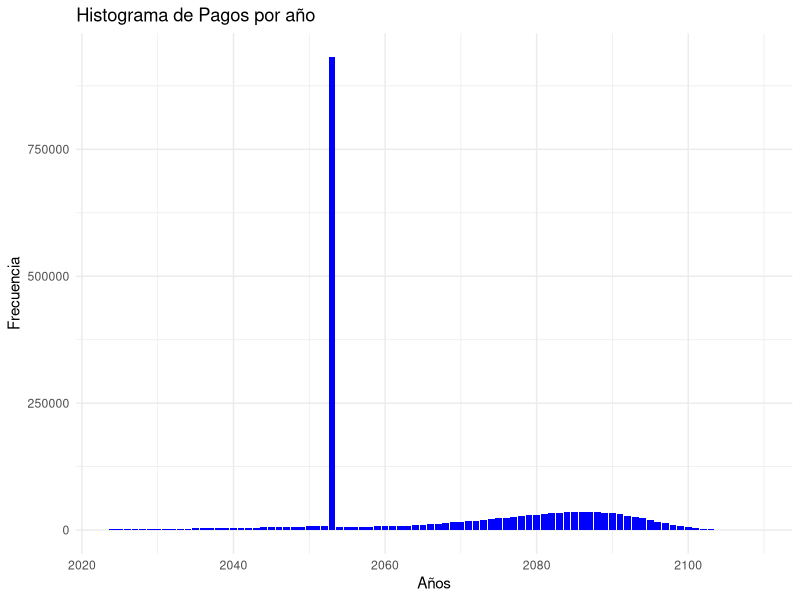
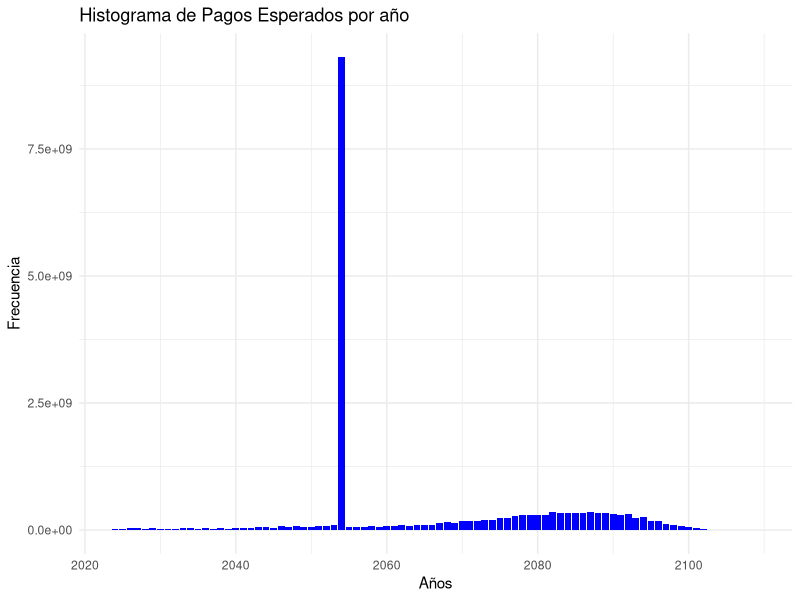

The R source for these figures, in order:
#-----------------------Ejercicio 5---------------------------------------------
library(readxl)
library(dplyr)
library(ggplot2)

tabla_vida <- read_excel("tavid2000-2150.xls",
                         col_types = c("numeric", "numeric", "numeric", 
                         "numeric", "numeric", "numeric", "numeric"))

#Se filtra la base de datos para obtener los datos de un hombre nacido en 1994 
#con edades mayor o igual a 30

datos <- subset(tabla_vida, sex == 1 & ynac == 1994 & edad >=30, select = c(edad,qx, year))

#Se crea una función que obtiene las probabilidades de sobrevivencia

px <- 1- datos$qx

#Se añaden las probabilidades de sobrevivencia a la base datos
datos$px <- px

#Se crea una función que obtiene n_p_30
n_p_30 <- c(0)

n_p_30_function <- function(px) {

  for (i in 1:length(px)) {
    resultado <-1
    for(j in 1: i){
      resultado <- resultado*px[j]
    }
    
    n_p_30[i] <- resultado
  }
  
  return(n_p_30)
}

n_p_30 <- n_p_30_function(px)

datos$n_p_30 <- n_p_30 

suma_asegurada_1 <- 10^6
suma_asegurada_2 <- 2*10^6


#----- Método determinista-----------------------------------------------------|

#se calculan los pagos esperados para cada año
qx<- datos$qx
pago_esperado <- c(0)
pago_esperado[1] <- suma_asegurada_2*qx[1]

#caso fallecimiento antes de los 60 años
for (i in 2: 29 ) {
    pago_esperado[i] <- suma_asegurada_2*n_p_30[i-1]*qx[i]
}

#caso sobrevive a los 60 años

pago_esperado[30] <-suma_asegurada_1*n_p_30[30]

#caso fallecimiento después de los 60 años

for (i in 1: (length(px)-30)) {
  pago_esperado[30+i] <- suma_asegurada_1*n_p_30[30+i-1]*qx[30+i]
}

datos$"Pago Esperado" <- pago_esperado
 

ggplot(data = datos, aes(x = year, y = `Pago Esperado`)) +  
  geom_bar(stat = "identity", fill = "blue") +  
  labs(title = "Histograma de Pagos por año", x = "Años", y = "Frecuencia")+
  theme_minimal()
 

#--------------------MCMC---------------------------------|   

#Se simulan diversas trayectorias de vida de la persona
set.seed(2901)
iteraciones=10^4
n=length(px)
pago <- rep(0, 86)

for (i in 1:iteraciones) {
  U <- runif(n)  # Se toman como probabilidades de muerte
  t <- 1
  cont <- 1
  
  # Determinación del año de fallecimiento
  while (t == 1) {
    if (U[cont] < px[cont]) {
      cont <- cont + 1
    } else {
      t <- 0
    }
  }
  año_fallecimiento <- cont - 1
  
  # Asignar los pagos correspondientes al año de fallecimiento
  if (año_fallecimiento < 30) {
    pago[año_fallecimiento + 1] <- pago[año_fallecimiento + 1] + suma_asegurada_2 # Suma asegurada para el año de fallecimiento
  } else if (año_fallecimiento ==30) {
    pago[31] <- pago[31]+ suma_asegurada_1
  }else {
    pago[31] <- pago[31] + suma_asegurada_1 # Suma asegurada para el año 30
    pago[año_fallecimiento + 1] <- pago[año_fallecimiento + 1] + suma_asegurada_1 # Suma asegurada para el año de fallecimiento
  }
}

años <- datos$year
resultado<- data.frame("Años pago"= años, "Pago" = pago)


ggplot(data = resultado, aes(x = Años.pago, y = Pago)) +  
  geom_bar(stat = "identity", fill = "blue") +  
  labs(title = "Histograma de Pagos Esperados por año", x = "Años", y = "Frecuencia")+
  theme_minimal()


#Los pagos esperados mediante el método determinista y el MCMC muestran distribuciones
#muy similares
